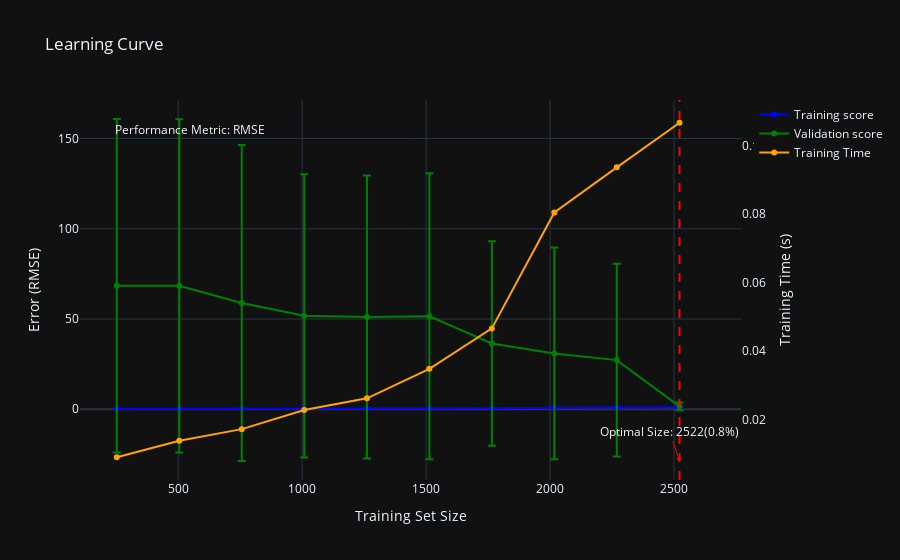

This figure's notebook cell:
### Code cell
regressor.calculate_learning_curve()
regressor.calculate_optimal_size()
regressor.plot_learning_curve()

### Figure 1 — Plotly figure (JSON) as saved in the notebook; plotly's stock layout.template omitted (floating-point values rounded to 4 significant figures)
{"data": [{"error_y": {"array": [-0.1523, -0.1658, -0.06327, -0.05211, -0.01889, -0.0233, -0.02698, -0.1456, -0.2291, -0.2084], "color": "blue", "type": "data", "visible": true}, "line": {"color": "blue"}, "mode": "lines+markers", "name": "Training score", "type": "scatter", "x": [252, 504, 756, 1008, 1261, 1513, 1765, 2017, 2269, 2522], "y": [0.1105, 0.1407, 0.3635, 0.5639, 0.5972, 0.6071, 0.6038, 0.8823, 1.032, 1.086]}, {"error_y": {"array": [-92.36, -92.29, -87.56, -78.45, -78.4, -79.2, -56.7, -58.65, -53.34, -2.124], "color": "green", "type": "data", "visible": true}, "line": {"color": "green"}, "mode": "lines+markers", "name": "Validation score", "type": "scatter", "x": [252, 504, 756, 1008, 1261, 1513, 1765, 2017, 2269, 2522], "y": [68.44, 68.4, 58.89, 51.79, 51.07, 51.54, 36.42, 30.92, 27.22, 1.609]}, {"line": {"color": "orange"}, "mode": "lines+markers", "name": "Training Time", "type": "scatter", "x": [252, 504, 756, 1008, 1261, 1513, 1765, 2017, 2269, 2522], "y": [0.008997, 0.0138, 0.0172, 0.02281, 0.0262, 0.0348, 0.0466, 0.0804, 0.0936, 0.1066], "yaxis": "y2"}], "layout": {"annotations": [{"font": {"size": 12}, "showarrow": false, "text": "Performance Metric: RMSE", "x": 0.05, "xref": "paper", "y": 0.95, "yref": "paper"}, {"arrowcolor": "red", "arrowhead": 1, "font": {"size": 12}, "showarrow": true, "text": "Optimal Size: 2522(0.8%)", "x": 2522, "xref": "x", "y": 0.05, "yref": "paper"}], "shapes": [{"line": {"color": "red", "dash": "dash"}, "type": "line", "x0": 2522, "x1": 2522, "xref": "x", "y0": 0, "y1": 1, "yref": "paper"}], "title": {"text": "Learning Curve"}, "xaxis": {"title": {"text": "Training Set Size"}}, "yaxis": {"title": {"text": "Error (RMSE)"}}, "yaxis2": {"overlaying": "y", "showgrid": false, "side": "right", "title": {"text": "Training Time (s)"}}}}
